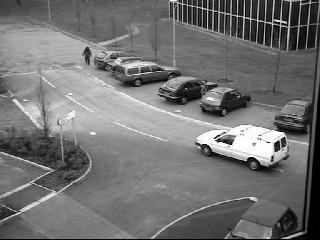
%> input picture sequence/car/00000805.jpg, 320 x 240 px; its folder holds 4 pictures in this run
$ octave main.m   (GNU Octave 9; MATLAB toolbox functions it lacks are replaced by stand-ins)
%> lines starting %> are read from the running program, lines starting %| are printed output that depends on the picture
### src/loadImages.m
function ImSeq = loadImages(imPath, imExt)
%> called with imPath = '../sequence/car', imExt = 'jpg'

%%%%% LOAD THE IMAGES
%=======================

% Give image directory and extension
%

% check if directory and files exist
if isdir(imPath) == 0
    error('USER ERROR : The image directory does not exist');
end

filearray = dir([imPath filesep '*.' imExt]); % get all files in the directory
NumImages = size(filearray,1); % get the number of images
if NumImages < 0
    error('No image in the directory');
end

disp('Loading image files from the video sequence, please be patient...');
% Get image parameters
imgname = [imPath filesep filearray(1).name]; % get image name
I = imread(imgname); % read the 1st image and pick its size
%> I is the input picture: size 240x320 uint8; min 0, max 255, mean 114.5
VIDEO_WIDTH = size(I,2);
%> VIDEO_WIDTH = 320
VIDEO_HEIGHT = size(I,1);
%> VIDEO_HEIGHT = 240

ImSeq = zeros(VIDEO_HEIGHT, VIDEO_WIDTH, NumImages);
for i=1:NumImages
    imgname = [imPath filesep filearray(i).name]; % get image name
    I = imread(imgname); % load image
    if size(I, 3) > 1
        I = rgb2gray(I);
    end
    ImSeq(:,:,i) = I;
end
disp(' ... OK!');
%> (printed output is left out)

### src/main.m
close all
clear all
clc

%% Loading images
imPath = '../sequence/car'; imExt = 'jpg';
ImSeq = loadImages(imPath, imExt);
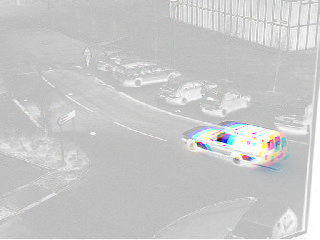
%> ImSeq: size 240x320x4 double; mean R, G, B, A 114.5, 114.3, 114.2, 114.1; transparent parts drawn white
[h, w, NumImages] = size(ImSeq);
%> h = 240; w = 320; NumImages = 4


%% Initializing BB
% [patch, rect] = imcrop(ImSeq(:,:,1)./255);
rect = [193.5100  119.5100   96.9800   52.9800];
rect = round(rect);
x1 = rect(1); x2 = x1 + rect(3);
y1 = rect(2); y2 = y1 + rect(4);
patch = mat2gray(ImSeq(y1:y2, x1:x2, 1));
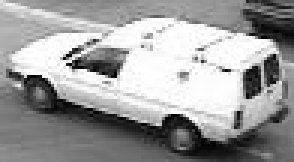
%> patch: size 54x98 double (shown 3 times larger); min 0, max 1, mean 0.613

%% Initializing SURF features
I = mat2gray(ImSeq(:,:,1));
%> I: size 240x320 double
%> (the run ends here)
